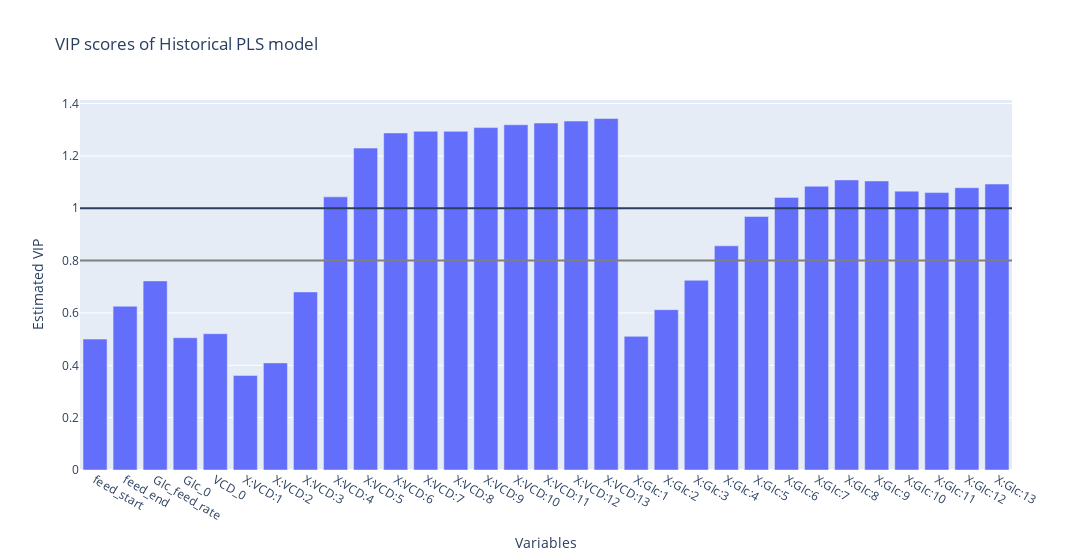

Notebook source saved alongside this figure:
### Markdown cell above
### Train

* Remove titer (and also lactate)
* Remove exceeding days
* Eliminate invariant columns
* Remove linearly dependent columns
* Add process parameters at the beginning
* Create a PLS model from the initial design to the final titer

### Code cell
pipe = fit_hist_pls_model(
    X=X_preproc,
    y=tar,
    latent_variables=LATENT_VARIABLES_HIST,
)

plot_hist_pls_model_coef(X_preproc, pls_pipeline=pipe)

### Figure 1 — Plotly figure (JSON) as saved in the notebook; plotly's stock layout.template omitted (floating-point values rounded to 4 significant figures)
{"data": [{"alignmentgroup": "True", "hovertemplate": "Variables=%{x}<br>Estimated VIP=%{y}<extra></extra>", "legendgroup": "", "marker": {"color": "#636efa", "pattern": {"shape": ""}}, "name": "", "offsetgroup": "", "orientation": "v", "showlegend": false, "textposition": "auto", "type": "bar", "x": ["feed_start", "feed_end", "Glc_feed_rate", "Glc_0", "VCD_0", "X:VCD:1", "X:VCD:2", "X:VCD:3", "X:VCD:4", "X:VCD:5", "X:VCD:6", "X:VCD:7", "X:VCD:8", "X:VCD:9", "X:VCD:10", "X:VCD:11", "X:VCD:12", "X:VCD:13", "X:Glc:1", "X:Glc:2", "X:Glc:3", "X:Glc:4", "X:Glc:5", "X:Glc:6", "X:Glc:7", "X:Glc:8", "X:Glc:9", "X:Glc:10", "X:Glc:11", "X:Glc:12", "X:Glc:13"], "xaxis": "x", "y": [0.5, 0.6257, 0.7224, 0.5053, 0.5209, 0.3612, 0.4092, 0.6803, 1.044, 1.23, 1.288, 1.294, 1.294, 1.308, 1.319, 1.326, 1.333, 1.343, 0.5106, 0.6125, 0.7248, 0.8564, 0.9682, 1.041, 1.084, 1.108, 1.104, 1.065, 1.06, 1.078, 1.092], "yaxis": "y"}], "layout": {"barmode": "relative", "legend": {"tracegroupgap": 0}, "shapes": [{"type": "line", "x0": 0, "x1": 1, "xref": "x domain", "y0": 1, "y1": 1, "yref": "y"}, {"line": {"color": "gray"}, "type": "line", "x0": 0, "x1": 1, "xref": "x domain", "y0": 0.8, "y1": 0.8, "yref": "y"}], "title": {"text": "VIP scores of Historical PLS model"}, "width": 1600, "xaxis": {"anchor": "y", "domain": [0, 1], "title": {"text": "Variables"}}, "yaxis": {"anchor": "x", "domain": [0, 1], "title": {"text": "Estimated VIP"}}}}
